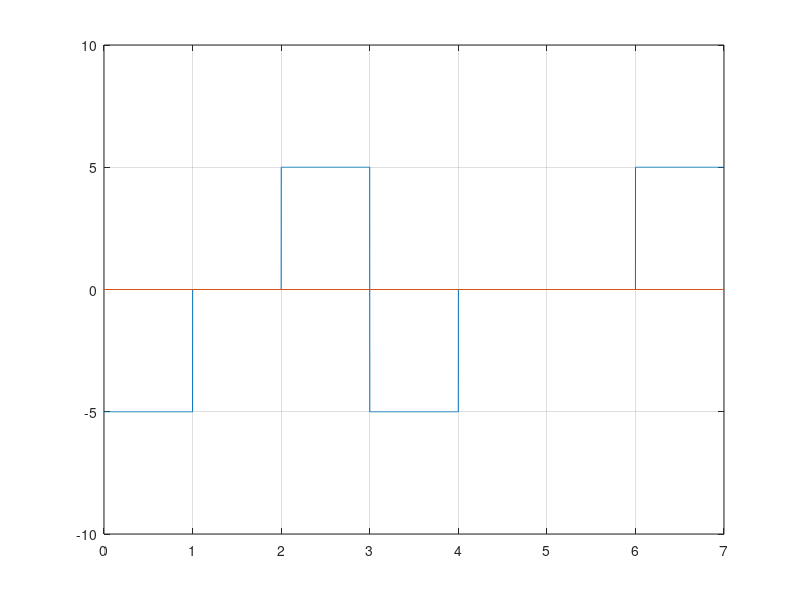

This chart was generated by the following MATLAB code:
clc; #... Clear command line
clear all; #... Clear variables
close all; #... Clear figures

bits = [1 0 1 1 0 0 1];

#... Modulation
bitrate = 1;
voltage = 5;

sampling_rate = 1000;
sampling_time = 1/sampling_rate;

end_time = length(bits)/bitrate;
time = 0:sampling_time:end_time;

index = 1;
sign = -1;

for i = 1:length(time)
    if bits(index) == 1
        modulation(i) = sign*voltage;
    else
        modulation(i) = 0;
    endif
    if time(i)*bitrate >= index
        index = index+1;
        if index <= length(bits) && bits(index) == 1
            sign = -1*sign;
        endif
    endif
endfor

plot(time, modulation);
axis([0 end_time -voltage-5 voltage+5]);
line([0 end_time], [0,0]);
grid on;

#... Demodulation
index = 1;

for i = 1:length(modulation)
    if modulation(i) != 0
        demodultaion(index) = 1;
    else
        demodultaion(index) = 0;
    endif
    if time(i)*bitrate >= index
        index = index+1;
    endif
endfor

disp(demodultaion);
